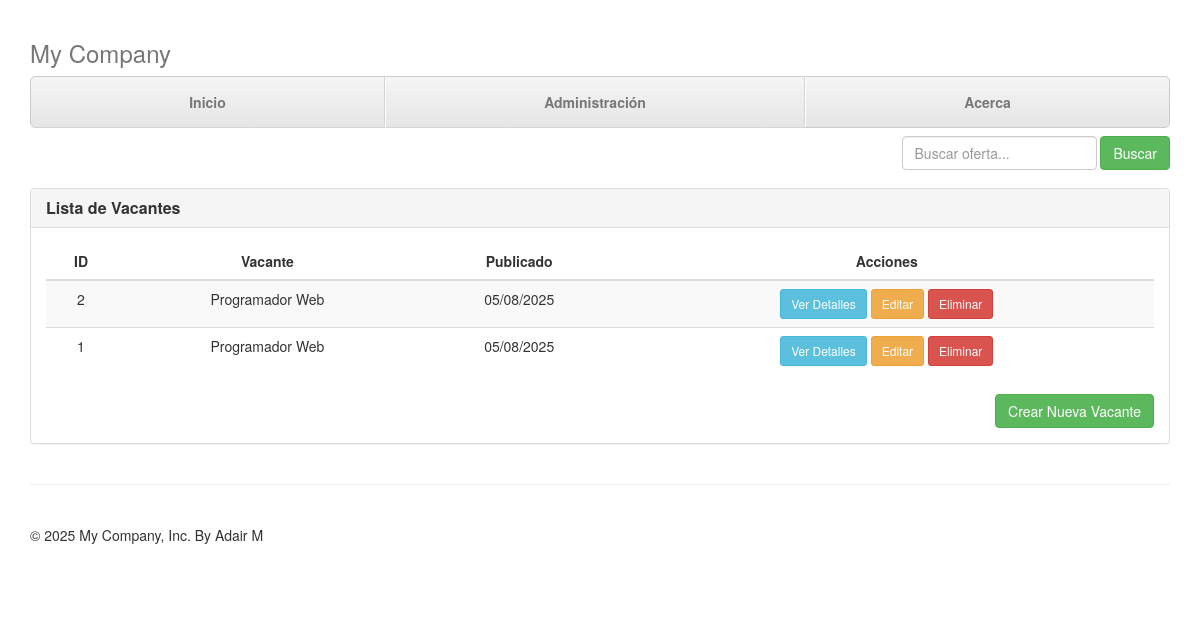
Page /vacantes (signed in) on the earlier database version.
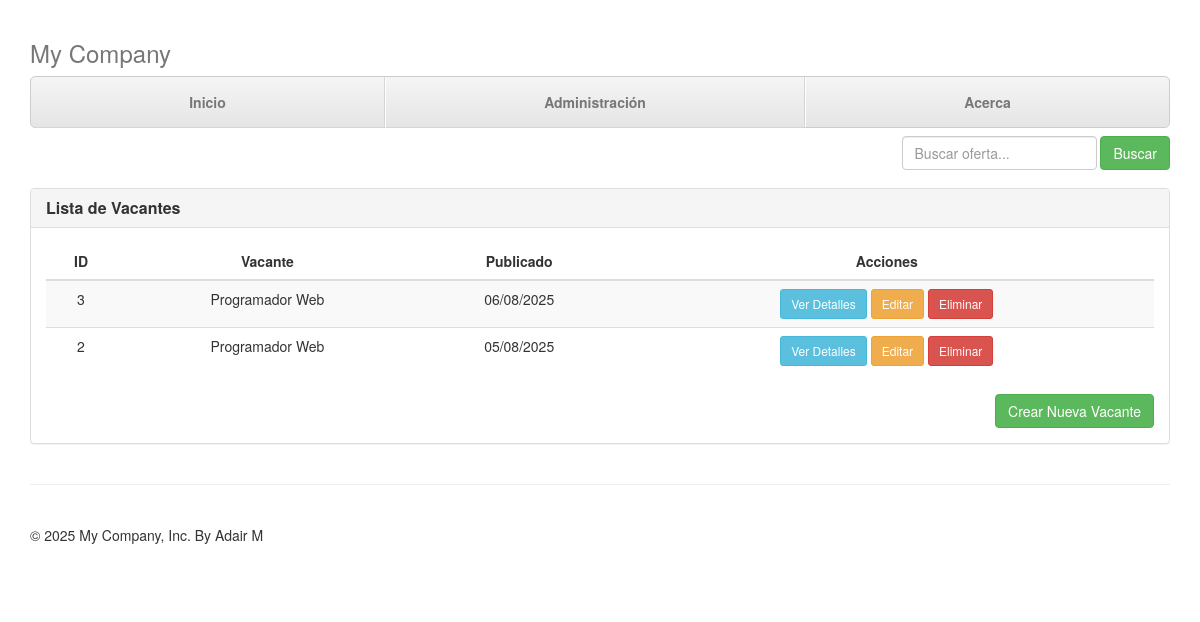
Same page on the later database version.
### app/models.py (models this page shows, shortened)
class Vacante(db.Model):
    __tablename__ = 'vacantes'  # Nombre de la tabla en la base de datos
    id = db.Column(db.Integer, primary_key=True)  # Identificador único
    nombre = db.Column(db.String(100), nullable=False)  # Título de la vacante
    descripcion = db.Column(db.Text, nullable=False)  # Descripción general
    detalle = db.Column(db.Text)  # Detalles adicionales
    fecha_publicacion = db.Column(db.DateTime, nullable=False, default=datetime.now)  # Fecha de publicación
    usuario_id = db.Column(db.Integer, db.ForeignKey('usuarios.id'), nullable=False)  # Autor de la vacante

### app/routes/vacante_routes.py (the view)
@vacante_bp.route('/vacantes')
def vacantes():
    if 'user_id' not in session:
        flash('Debes iniciar sesión para acceder a esta página', 'warning')
        return redirect(url_for('auth.login'))
    todas_vacantes = Vacante.query.order_by(Vacante.fecha_publicacion.desc()).all()
    return render_template('vacantes.html', vacantes=todas_vacantes, datetime=datetime, mensaje=None)

### app/templates/vacantes.html (shortened to what this page needs)
{% extends "base.html" %}
{% block content %}
  <div class="masthead">
    <h3 class="text-muted">My Company</h3>
    <nav>
      <ul class="nav nav-justified">
        <li><a href="{{ url_for('main.index') }}">Inicio</a></li>
        <li><a href="{{ url_for('main.admin') if 'user_id' in session else url_for('auth.login') }}">Administración</a></li>
        <li><a href="{{ url_for('main.acerca') }}">Acerca</a></li>
      </ul>
    </nav>
  </div>
  <form method="get" action="{{ url_for('vacante.buscar') }}" class="navbar-form navbar-right">
    <div class="form-group">
      <input type="text" name="query" required placeholder="Buscar oferta..." class="form-control"
             value="{{ busqueda if busqueda else '' }}">
    </div>
    <button type="submit" class="btn btn-success">Buscar</button>
  </form>
  <br><br><br>
  <div class="panel panel-default">
    <div class="panel-heading">
      <h3 class="panel-title"><b>Lista de Vacantes</b></h3>
    </div>
    <div class="panel-body">
      {% if vacantes %}
        <table class="table table-striped">
          <thead>
            <tr>
              <th class="text-center">ID</th>
              <th class="text-center">Vacante</th>
              <th class="text-center">Publicado</th>
              <th class="text-center">Acciones</th>
            </tr>
          </thead>
          <tbody>
            {% for vacante in vacantes %}
              <tr>
                <td class="text-center">{{ vacante.id }}</td>
                <td class="text-center">{{ vacante.nombre }}</td>
                <td class="text-center">{{ vacante.fecha_publicacion.strftime('%d/%m/%Y') }}</td>
                <td class="text-center">
                  <a class="btn btn-info btn-sm" href="{{ url_for('vacante.detalle_vacante', id=vacante.id) }}" role="button">Ver Detalles</a>
                  {% if 'user_id' in session and session['user_id'] == vacante.usuario_id %}
                    <a class="btn btn-warning btn-sm" href="{{ url_for('vacante.editar_vacante') }}?edit={{ vacante.id }}" role="button">Editar</a>
                    <a class="btn btn-danger btn-sm" href="{{ url_for('vacante.eliminar_vacante', id=vacante.id) }}" role="button" onclick="return confirm('¿Estás seguro de eliminar esta vacante?')">Eliminar</a>
                  {% endif %}
                </td>
              </tr>
            {% endfor %}
          </tbody>
        </table>
      {% endif %}
      {% if 'user_id' in session %}
        <div class="text-right">
          <a href="{{ url_for('vacante.nueva_vacante') }}" class="btn btn-success">Crear Nueva Vacante</a>
        </div>
      {% endif %}
    </div>
  </div>
{% endblock %}

### app/templates/base.html (shortened to what this page needs)
<!DOCTYPE html>
<html lang="en">
  <head>
    <link href="{{ url_for('static', filename='css/bootstrap.min.css') }}" rel="stylesheet">
    <link href="{{ url_for('static', filename='css/justified-nav.css') }}" rel="stylesheet">
  </head>
  <body>
    <div class="container">
      {% block content %}{% endblock %}
      <footer class="footer">
        <p>&copy; {{ datetime.now().year }} My Company, Inc. By Adair M</p>
      </footer>
    </div>
  </body>
</html>

### app/static/css/justified-nav.css (style rules this page uses)
body { padding-top: 20px; }
.footer { padding-top: 40px; padding-bottom: 40px; margin-top: 40px; border-top: 1px solid #eee; }
.nav-justified { background-color: #eee; border: 1px solid #ccc; border-radius: 5px; }
.nav-justified > li > a { padding-top: 15px; padding-bottom: 15px; margin-bottom: 0; font-weight: bold; color: #777; text-align: center; background-color: #e5e5e5; background-image: -webkit-gradient(linear, left top, left bottom, from(#f5f5f5), to(#e5e5e5)); background-image: -webkit-linear-gradient(top, #f5f5f5 0%, #e5e5e5 100%); background-image: -o-linear-gradient(top, #f5f5f5 0%, #e5e5e5 100%); background-image: linear-gradient(to bottom, #f5f5f5 0%,#e5e5e5 100%); filter: progid:DXImageTransform.Microsoft.gradient( startColorstr='#f5f5f5', endColorstr='#e5e5e5',GradientType=0 ); background-repeat: repeat-x; border-bottom: 1px solid #d5d5d5; }
.nav-justified > li:first-child > a { border-radius: 5px 5px 0 0; }
.nav-justified > li:last-child > a { border-bottom: 0; border-radius: 0 0 5px 5px; }
@media (min-width: 768px) { .nav-justified { max-height: 52px; } }
@media (min-width: 768px) { .nav-justified > li > a { border-right: 1px solid #d5d5d5; border-left: 1px solid #fff; } }
@media (min-width: 768px) { .nav-justified > li:first-child > a { border-left: 0; border-radius: 5px 0 0 5px; } }
@media (min-width: 768px) { .nav-justified > li:last-child > a { border-right: 0; border-radius: 0 5px 5px 0; } }
@media screen and (min-width: 768px) { .masthead, .marketing, .footer { padding-right: 0; padding-left: 0; } }

Differences in the rows shown:
removed Vacante: id "1", nombre "Programador Web", fecha_publicacion "05/08/2025"
added Vacante: id "3", nombre "Programador Web", fecha_publicacion "06/08/2025"
